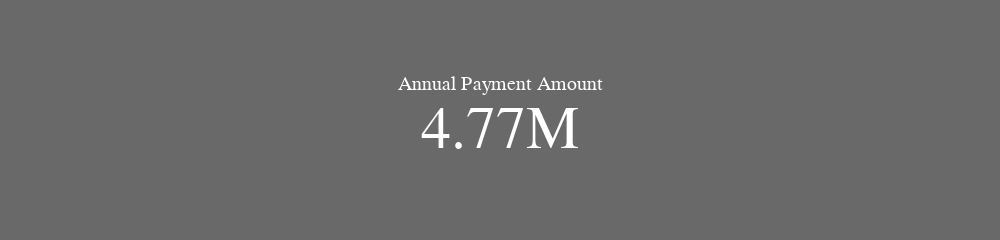

Write notebook code for a chart like this one.
### Code cell
ap_fig = go.Figure()
ap_fig.add_trace(go.Indicator(mode="number", value=annual_payment, title={"text": "Annual Payment Amount"}))
ap_fig.update_layout(
    height=200,
    width=1000,
    paper_bgcolor="dimgray",
    plot_bgcolor="black",
    font=dict(family="Century Gothic, Bold", color="white", size=20)
)
ap_fig.show()

### Figure 1 — Plotly figure (JSON) as saved in the notebook; plotly's stock layout.template omitted (floating-point values rounded to 4 significant figures)
{"data": [{"mode": "number", "title": {"text": "Annual Payment Amount"}, "type": "indicator", "value": 4769000.0}], "layout": {"font": {"color": "white", "family": "Century Gothic, Bold", "size": 20}, "height": 200, "paper_bgcolor": "dimgray", "plot_bgcolor": "black", "width": 1000}}
